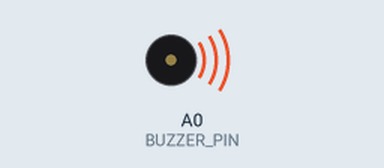
A sketch run on a simulated ESP8266 (NodeMCU). On the bench: buzzer (waves = sounding).

Above: at 0.1 s.
At 3.6 s:
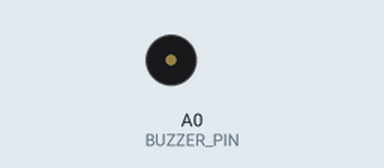
Timing chart, 0 to 5.1 s (numbered marks = the images above):
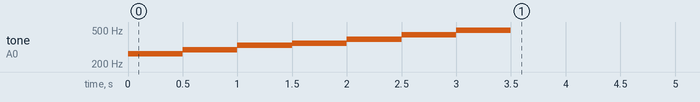

The sketch:

IoTPSP_SPEAKER_ESP32.INO
```cpp
// program to test a module on the IoT Proto Shield Plus
// www.gtronicsShop.com

// select ESP32 mini board: tools->Board->"WEMOS D1 MINI ESP32"
// select port number


#include <Tone32.h>

#define BUZZER_PIN 17 //define buzzer pin
#define BUZZER_CHANNEL 0

void setup() {
  tone(BUZZER_PIN, NOTE_C4, 500, BUZZER_CHANNEL);
  noTone(BUZZER_PIN, BUZZER_CHANNEL);
  tone(BUZZER_PIN, NOTE_D4, 500, BUZZER_CHANNEL);
  noTone(BUZZER_PIN, BUZZER_CHANNEL);
  tone(BUZZER_PIN, NOTE_E4, 500, BUZZER_CHANNEL);
  noTone(BUZZER_PIN, BUZZER_CHANNEL);
  tone(BUZZER_PIN, NOTE_F4, 500, BUZZER_CHANNEL);
  noTone(BUZZER_PIN, BUZZER_CHANNEL);
  tone(BUZZER_PIN, NOTE_G4, 500, BUZZER_CHANNEL);
  noTone(BUZZER_PIN, BUZZER_CHANNEL);
  tone(BUZZER_PIN, NOTE_A4, 500, BUZZER_CHANNEL);
  noTone(BUZZER_PIN, BUZZER_CHANNEL);
  tone(BUZZER_PIN, NOTE_B4, 500, BUZZER_CHANNEL);
  noTone(BUZZER_PIN, BUZZER_CHANNEL);
}

void loop() {
  // do nothing
}
```
